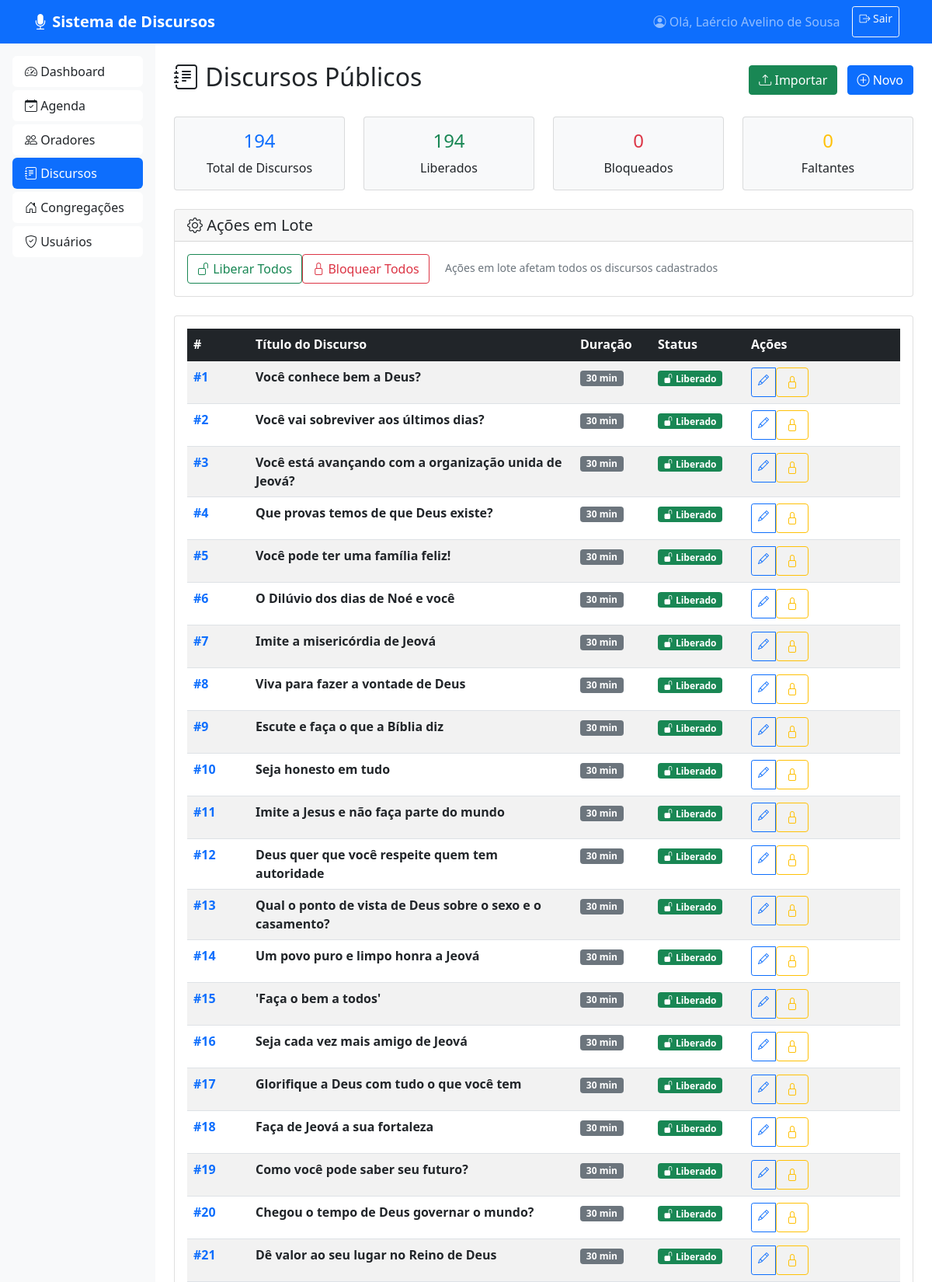
/discursos (signed in, upper part), run on the app's committed database.
### app.py (models this page shows)
class User(UserMixin, db.Model):
    id = db.Column(db.Integer, primary_key=True)
    username = db.Column(db.String(80), unique=True, nullable=False)
    password = db.Column(db.String(120), nullable=False)
    nome = db.Column(db.String(100), nullable=False)
    congregacao_id = db.Column(db.Integer, db.ForeignKey('congregacao.id'))
    ativo = db.Column(db.Boolean, default=True)

class Discurso(db.Model):
    id = db.Column(db.Integer, primary_key=True)
    numero = db.Column(db.Integer, nullable=False)
    titulo = db.Column(db.String(200), nullable=False)
    tema = db.Column(db.String(200), default="Tema a definir")
    descricao = db.Column(db.Text)
    duracao = db.Column(db.Integer, default=30)
    bloqueado = db.Column(db.Boolean, default=False)
    ativo = db.Column(db.Boolean, default=True)

### app.py (the view)
@app.route('/discursos')
@login_required
def listar_discursos():
    discursos = Discurso.query.order_by(Discurso.numero).all()
    discursos_bloqueados = Discurso.query.filter_by(bloqueado=True).count()
    return render_template('discursos/listar.html',
                         discursos=discursos,
                         discursos_bloqueados=discursos_bloqueados)

### app.py (called while the page is built)
@login_manager.user_loader
def load_user(user_id):
    return User.query.get(int(user_id))

### templates/discursos/listar.html (shortened to what this page needs)
{% extends "base.html" %}
{% block content %}
<div class="d-flex justify-content-between align-items-center mb-4">
    <h2><i class="bi bi-journal-text"></i> Discursos Públicos</h2>
    <div>
        <a href="{{ url_for('importar_discursos') }}" class="btn btn-success me-2">
            <i class="bi bi-upload"></i> Importar
        </a>
        <a href="{{ url_for('novo_discurso') }}" class="btn btn-primary">
            <i class="bi bi-plus-circle"></i> Novo
        </a>
    </div>
</div>
<div class="row mb-4">
    <div class="col-md-3">
        <div class="card bg-light">
            <div class="card-body text-center">
                <h4 class="text-primary">{{ discursos|length }}</h4>
                <p class="mb-0">Total de Discursos</p>
            </div>
        </div>
    </div>
    <div class="col-md-3">
        <div class="card bg-light">
            <div class="card-body text-center">
                <h4 class="text-success">{{ discursos|selectattr('bloqueado', 'equalto', false)|list|length }}</h4>
                <p class="mb-0">Liberados</p>
            </div>
        </div>
    </div>
    <div class="col-md-3">
        <div class="card bg-light">
            <div class="card-body text-center">
                <h4 class="text-danger">{{ discursos_bloqueados }}</h4>
                <p class="mb-0">Bloqueados</p>
            </div>
        </div>
    </div>
    <div class="col-md-3">
        <div class="card bg-light">
            <div class="card-body text-center">
                <h4 class="text-warning">{{ 194 - discursos|length }}</h4>
                <p class="mb-0">Faltantes</p>
            </div>
        </div>
    </div>
</div>
<div class="card mb-4">
    <div class="card-header">
        <h5 class="card-title mb-0"><i class="bi bi-gear"></i> Ações em Lote</h5>
    </div>
    <div class="card-body">
        <div class="btn-group" role="group">
            <form method="POST" action="{{ url_for('toggle_all_discursos') }}" class="d-inline">
                <button type="submit" class="btn btn-outline-success"
                        {% if discursos|length == 0 %}disabled{% endif %}>
                    <i class="bi bi-unlock"></i> Liberar Todos
                </button>
            </form>
            <form method="POST" action="{{ url_for('toggle_all_discursos') }}" class="d-inline">
                <button type="submit" class="btn btn-outline-danger"
                        {% if discursos|length == 0 %}disabled{% endif %}>
                    <i class="bi bi-lock"></i> Bloquear Todos
                </button>
            </form>
        </div>
        <small class="text-muted ms-3">Ações em lote afetam todos os discursos cadastrados</small>
    </div>
</div>
<div class="card">
    <div class="card-body">
        {% if discursos %}
            <div class="table-responsive">
                <table class="table table-striped table-hover">
                    <thead class="table-dark">
                        <tr>
                            <th width="80">#</th>
                            <th>Título do Discurso</th>
                            <th width="100">Duração</th>
                            <th width="120">Status</th>
                            <th width="200">Ações</th>
                        </tr>
                    </thead>
                    <tbody>
                        {% for discurso in discursos %}
                        <tr>
                            <td>
                                <strong class="text-primary">#{{ discurso.numero }}</strong>
                            </td>
                            <td>
                                <div>
                                    <strong>{{ discurso.titulo }}</strong>
                                </div>
                            </td>
                            <td>
                                <span class="badge bg-secondary">{{ discurso.duracao }} min</span>
                            </td>
                            <td>
                                {% if discurso.bloqueado %}
                                    <span class="badge bg-danger">
                                        <i class="bi bi-lock-fill"></i> Bloqueado
                                    </span>
                                {% else %}
                                    <span class="badge bg-success">
                                        <i class="bi bi-unlock-fill"></i> Liberado
                                    </span>
                                {% endif %}
                            </td>
                            <td>
                                <div class="btn-group btn-group-sm" role="group">
                                    <a href="{{ url_for('editar_discurso', id=discurso.id) }}"
                                       class="btn btn-outline-primary" title="Editar discurso">
                                        <i class="bi bi-pencil"></i>
                                    </a>
                                    <form action="{{ url_for('toggle_discurso', id=discurso.id) }}" method="POST" class="d-inline">
                                        <button type="submit" class="btn {% if discurso.bloqueado %}btn-outline-success{% else %}btn-outline-warning{% endif %}"
                                                title="{% if discurso.bloqueado %}Liberar discurso{% else %}Bloquear discurso{% endif %}">
                                            {% if discurso.bloqueado %}
                                                <i class="bi bi-unlock"></i>
                                            {% else %}
                                                <i class="bi bi-lock"></i>
                                            {% endif %}
                                        </button>
                                    </form>
                                </div>
                            </td>
                        </tr>
                        {% endfor %}
                    </tbody>
                </table>
            </div>
        {% endif %}
    </div>
</div>
{% endblock %}

### templates/base.html (shortened to what this page needs)
<!DOCTYPE html>
<html lang="pt-BR">
<head>
    <link href="https://cdn.jsdelivr.net/npm/bootstrap@5.1.3/dist/css/bootstrap.min.css" rel="stylesheet">
    <link rel="stylesheet" href="https://cdn.jsdelivr.net/npm/bootstrap-icons@1.8.0/font/bootstrap-icons.css">
</head>
<body>
    <nav class="navbar navbar-expand-lg navbar-dark bg-primary">
        <div class="container">
            <a class="navbar-brand fw-bold" href="{{ url_for('dashboard') }}">
                <i class="bi bi-mic-fill"></i> Sistema de Discursos
            </a>
            <div class="collapse navbar-collapse" id="navbarNav">
                <div class="navbar-nav ms-auto">
                    <span class="navbar-text me-3">
                        <i class="bi bi-person-circle"></i> Olá, {{ current_user.nome }}
                    </span>
                    <a class="btn btn-outline-light btn-sm" href="{{ url_for('logout') }}">
                        <i class="bi bi-box-arrow-right"></i> Sair
                    </a>
                </div>
            </div>
        </div>
    </nav>
    <div class="container-fluid">
        <div class="row">
            <div class="col-md-3 col-lg-2 sidebar p-3">
                <div class="list-group">
                    <a href="{{ url_for('dashboard') }}"
                       class="list-group-item list-group-item-action {% if request.endpoint == 'dashboard' %}active{% endif %}">
                        <i class="bi bi-speedometer2"></i> Dashboard
                    </a>
                    <a href="{{ url_for('listar_agenda') }}"
                       class="list-group-item list-group-item-action {% if request.endpoint == 'listar_agenda' %}active{% endif %}">
                        <i class="bi bi-calendar-check"></i> Agenda
                    </a>
                    <a href="{{ url_for('listar_oradores') }}"
                       class="list-group-item list-group-item-action {% if request.endpoint in ['listar_oradores', 'novo_orador', 'editar_orador'] %}active{% endif %}">
                        <i class="bi bi-people"></i> Oradores
                    </a>
                    <a href="{{ url_for('listar_discursos') }}"
                       class="list-group-item list-group-item-action {% if request.endpoint in ['listar_discursos', 'novo_discurso', 'editar_discurso', 'importar_discursos'] %}active{% endif %}">
                        <i class="bi bi-journal-text"></i> Discursos
                    </a>
                    <a href="{{ url_for('listar_congregacoes') }}"
                       class="list-group-item list-group-item-action {% if request.endpoint in ['listar_congregacoes', 'nova_congregacao'] %}active{% endif %}">
                        <i class="bi bi-house-door"></i> Congregações
                    </a>
                    <a href="{{ url_for('listar_usuarios') }}"
                       class="list-group-item list-group-item-action {% if request.endpoint in ['listar_usuarios', 'novo_usuario', 'editar_usuario'] %}active{% endif %}">
                        <i class="bi bi-shield-check"></i> Usuários
                    </a>
                </div>
            </div>
            <div class="col-md-9 col-lg-10 p-4">
                {% block content %}{% endblock %}
            </div>
        </div>
    </div>
</body>
</html>

### templates/base.html (style rules this page uses)
.sidebar { min-height: calc(100vh - 56px); background-color: #f8f9fa; }
.sidebar .list-group-item { border: none; border-radius: 0.375rem; margin-bottom: 0.25rem; }
.navbar-brand { font-weight: 700; }

### data on the page
User: nome "Laércio Avelino de Sousa"
Discurso: numero "1", titulo "Você conhece bem a Deus?", duracao "30", bloqueado False (drawn)
Discurso: numero "2", titulo "Você vai sobreviver aos últimos dias?", duracao "30", bloqueado False (drawn)
Discurso: numero "3", titulo "Você está avançando com a organização unida de Jeová?", duracao "30", bloqueado False (drawn)
Discurso: numero "4", titulo "Que provas temos de que Deus existe?", duracao "30", bloqueado False (drawn)
Discurso: numero "5", titulo "Você pode ter uma família feliz!", duracao "30", bloqueado False (drawn)
Discurso: numero "6", titulo "O Dilúvio dos dias de Noé e você", duracao "30", bloqueado False (drawn)
Discurso: numero "7", titulo "Imite a misericórdia de Jeová", duracao "30", bloqueado False (drawn)
Discurso: numero "8", titulo "Viva para fazer a vontade de Deus", duracao "30", bloqueado False (drawn)
Discurso: numero "9", titulo "Escute e faça o que a Bíblia diz", duracao "30", bloqueado False (drawn)
Discurso: numero "10", titulo "Seja honesto em tudo", duracao "30", bloqueado False (drawn)
Discurso: numero "11", titulo "Imite a Jesus e não faça parte do mundo", duracao "30", bloqueado False (drawn)
Discurso: numero "12", titulo "Deus quer que você respeite quem tem autoridade", duracao "30", bloqueado False (drawn)
Discurso: numero "13", titulo "Qual o ponto de vista de Deus sobre o sexo e o casamento?", duracao "30", bloqueado False (drawn)
Discurso: numero "14", titulo "Um povo puro e limpo honra a Jeová", duracao "30", bloqueado False (drawn)
Discurso: numero "15", titulo "'Faça o bem a todos'", duracao "30", bloqueado False (drawn)
Discurso: numero "16", titulo "Seja cada vez mais amigo de Jeová", duracao "30", bloqueado False (drawn)
Discurso: numero "17", titulo "Glorifique a Deus com tudo o que você tem", duracao "30", bloqueado False (drawn)
Discurso: numero "18", titulo "Faça de Jeová a sua fortaleza", duracao "30", bloqueado False (drawn)
Discurso: numero "19", titulo "Como você pode saber seu futuro?", duracao "30", bloqueado False (drawn)
Discurso: numero "20", titulo "Chegou o tempo de Deus governar o mundo?", duracao "30", bloqueado False (drawn)
Discurso: numero "21", titulo "Dê valor ao seu lugar no Reino de Deus", duracao "30", bloqueado False (drawn)

### other printed values
{{ discursos|length }} "194"
{{ discursos|selectattr('bloqueado', 'equalto', false)|list|length }} "194"
{{ discursos_bloqueados }} "0"
{{ 194 - discursos|length }} "0"
